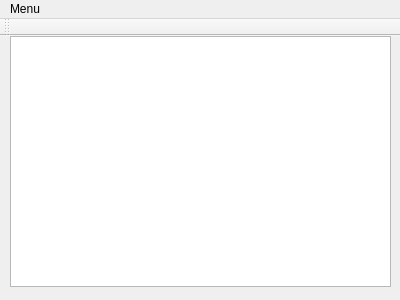
<?xml version="1.0" encoding="UTF-8"?>
<ui version="4.0">
 <class>MainWindow</class>
 <widget class="QMainWindow" name="MainWindow">
  <property name="geometry">
   <rect>
    <x>0</x>
    <y>0</y>
    <width>400</width>
    <height>300</height>
   </rect>
  </property>
  <property name="windowTitle">
   <string>U8</string>
  </property>
  <widget class="QWidget" name="centralWidget">
   <widget class="QTableView" name="tableView">
    <property name="geometry">
     <rect>
      <x>10</x>
      <y>0</y>
      <width>381</width>
      <height>251</height>
     </rect>
    </property>
   </widget>
  </widget>
  <widget class="QMenuBar" name="menuBar">
   <property name="geometry">
    <rect>
     <x>0</x>
     <y>0</y>
     <width>400</width>
     <height>27</height>
    </rect>
   </property>
   <widget class="QMenu" name="menuTeststuff">
    <property name="title">
     <string>Menu</string>
    </property>
    <addaction name="actionSelect_file"/>
    <addaction name="separator"/>
    <addaction name="actionQuit"/>
   </widget>
   <addaction name="menuTeststuff"/>
  </widget>
  <widget class="QToolBar" name="mainToolBar">
   <attribute name="toolBarArea">
    <enum>TopToolBarArea</enum>
   </attribute>
   <attribute name="toolBarBreak">
    <bool>false</bool>
   </attribute>
  </widget>
  <action name="actionSelect_file">
   <property name="text">
    <string>Select file...</string>
   </property>
  </action>
  <action name="actionQuit">
   <property name="text">
    <string>Quit</string>
   </property>
  </action>
 </widget>
 <layoutdefault spacing="6" margin="11"/>
 <resources/>
 <connections/>
</ui>
